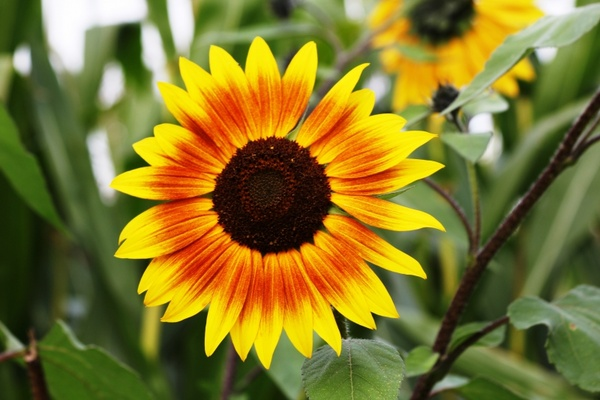
#> input picture IPR_Tut1/download.jpg, 600 x 400 px
$ python resize.py
#> lines starting #> are read from the running program, lines starting #| are printed output that depends on the picture
from PIL import Image

def resize_image(input_path, output_path, new_width, new_height):

#> called with input_path = 'download.jpg', output_path = 'resized_image.jpg', new_width = 800, new_height = 600
    image = Image.open(input_path)
#> image is the input picture: PIL image 600x400 RGB; mean R, G, B 129, 117.9, 43

    resized_image = image.resize((new_width, new_height))
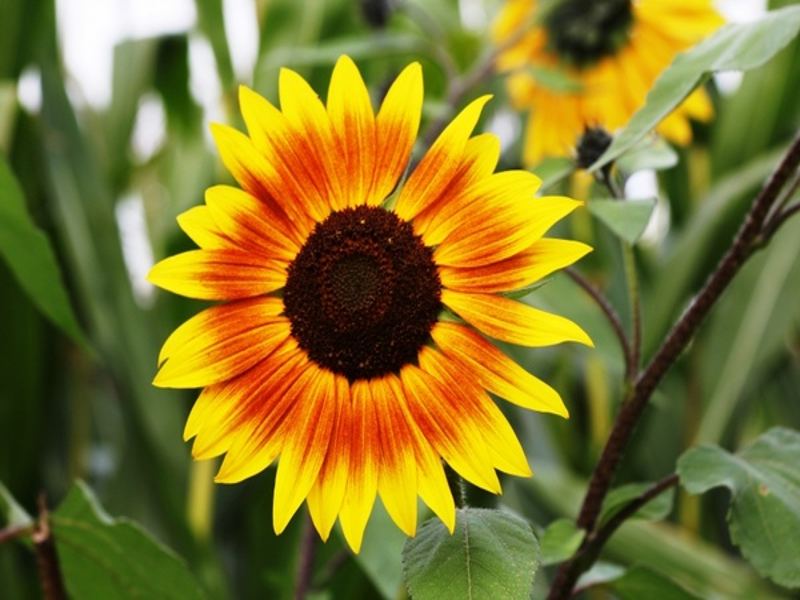
#> resized_image: PIL image 800x600 RGB; mean R, G, B 129, 117.9, 43.1

    resized_image.save(output_path)

    print(f"Resized image saved as {output_path}")

resize_image('download.jpg', 'resized_image.jpg', 800, 600)

$ run again, with IPR_Tut1/transformed_flipped_horizontal.jpg copied over IPR_Tut1/download.jpg
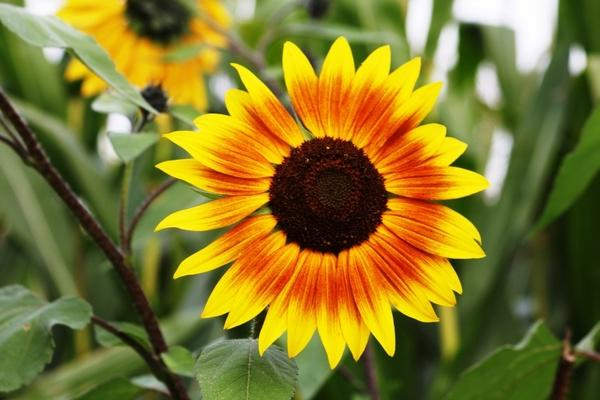
#> input picture IPR_Tut1/transformed_flipped_horizontal.jpg, 600 x 400 px
#> in resize_image, image is the input picture: PIL image 600x400 RGB; mean R, G, B 128.9, 117.9, 43.7
#> in resize_image, `resized_image = image.resize((new_width, new_height))`:
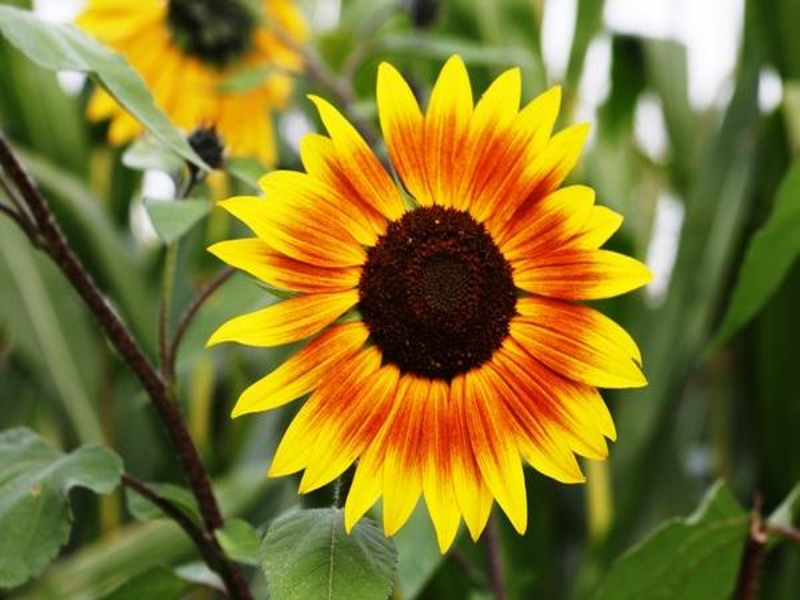
#> resized_image: PIL image 800x600 RGB; mean R, G, B 128.9, 117.9, 43.7
